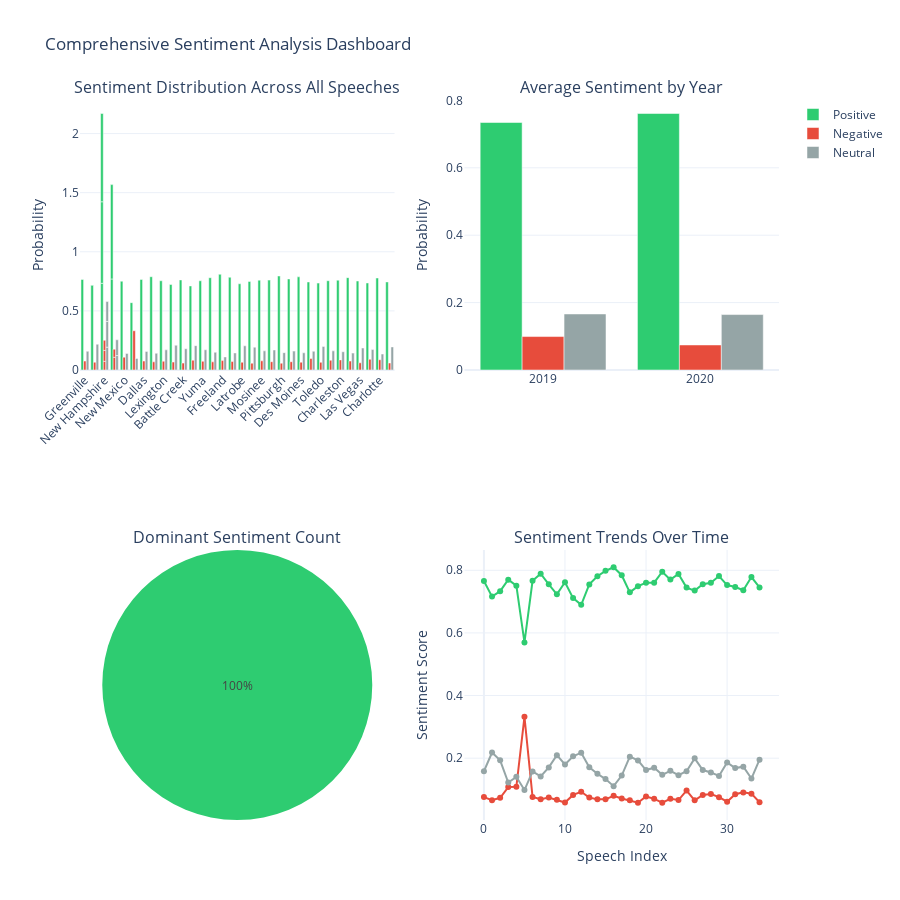

The notebook cell saved with this chart:
### Markdown cell above
## Interactive Sentiment Dashboard

Creating comprehensive visualizations to explore sentiment patterns across all speeches.

### Code cell
# Create comprehensive sentiment visualization
fig = make_subplots(
    rows=2, cols=2,
    subplot_titles=('Sentiment Distribution Across All Speeches',
                    'Average Sentiment by Year',
                    'Dominant Sentiment Count',
                    'Sentiment Trends Over Time'),
    specs=[[{"type": "bar"}, {"type": "bar"}],
           [{"type": "pie"}, {"type": "scatter"}]]
)

# 1. Overall sentiment distribution (stacked bar)
fig.add_trace(
    go.Bar(name='Positive', x=sentiment_df['location'], y=sentiment_df['positive'],
           marker_color='#2ecc71', showlegend=True),
    row=1, col=1
)
fig.add_trace(
    go.Bar(name='Negative', x=sentiment_df['location'], y=sentiment_df['negative'],
           marker_color='#e74c3c', showlegend=True),
    row=1, col=1
)
fig.add_trace(
    go.Bar(name='Neutral', x=sentiment_df['location'], y=sentiment_df['neutral'],
           marker_color='#95a5a6', showlegend=True),
    row=1, col=1
)

# 2. Average sentiment by year
year_avg = sentiment_df.groupby('year')[['positive', 'negative', 'neutral']].mean()
fig.add_trace(
    go.Bar(name='Positive', x=year_avg.index, y=year_avg['positive'],
           marker_color='#2ecc71', showlegend=False),
    row=1, col=2
)
fig.add_trace(
    go.Bar(name='Negative', x=year_avg.index, y=year_avg['negative'],
           marker_color='#e74c3c', showlegend=False),
    row=1, col=2
)
fig.add_trace(
    go.Bar(name='Neutral', x=year_avg.index, y=year_avg['neutral'],
           marker_color='#95a5a6', showlegend=False),
    row=1, col=2
)

# 3. Dominant sentiment pie chart
sentiment_counts = sentiment_df['dominant_sentiment'].value_counts()
fig.add_trace(
    go.Pie(labels=sentiment_counts.index, values=sentiment_counts.values,
           marker=dict(colors=['#2ecc71', '#e74c3c', '#95a5a6']),
           showlegend=False),
    row=2, col=1
)

# 4. Sentiment timeline
fig.add_trace(
    go.Scatter(x=sentiment_df['speech_idx'], y=sentiment_df['positive'],
               mode='lines+markers', name='Positive',
               line=dict(color='#2ecc71', width=2), showlegend=False),
    row=2, col=2
)
fig.add_trace(
    go.Scatter(x=sentiment_df['speech_idx'], y=sentiment_df['negative'],
               mode='lines+markers', name='Negative',
               line=dict(color='#e74c3c', width=2), showlegend=False),
    row=2, col=2
)
fig.add_trace(
    go.Scatter(x=sentiment_df['speech_idx'], y=sentiment_df['neutral'],
               mode='lines+markers', name='Neutral',
               line=dict(color='#95a5a6', width=2), showlegend=False),
    row=2, col=2
)

# Update layout
fig.update_layout(
    height=900,
    title_text="Comprehensive Sentiment Analysis Dashboard",
    showlegend=True,
    barmode='group',
    template='plotly_white'
)

fig.update_xaxes(tickangle=-45, row=1, col=1)
fig.update_yaxes(title_text="Probability", row=1, col=1)
fig.update_yaxes(title_text="Probability", row=1, col=2)
fig.update_yaxes(title_text="Sentiment Score", row=2, col=2)
fig.update_xaxes(title_text="Speech Index", row=2, col=2)

fig.show()

### Figure 1 — Plotly figure (JSON) as saved in the notebook; plotly's stock layout.template omitted (floating-point values rounded to 4 significant figures)
{"data": [{"marker": {"color": "#2ecc71"}, "name": "Positive", "showlegend": true, "type": "bar", "x": ["Greenville", "Cincinnati", "New Hampshire", "Fayetteville", "New Mexico", "Texas", "Dallas", "Minneapolis", "Lexington", "Tupelo", "Battle Creek", "Hershey", "New Hampshire", "Yuma", "Bemidji", "Fayetteville", "Freeland", "Henderson", "Latrobe", "Minden", "Mosinee", "Ohio", "Pittsburgh", "Salem", "Des Moines", "Milwaukee", "Toledo", "Wildwood", "Charleston", "Colorador Springs", "Las Vegas", "New Hampshire", "Phoenix", "Charlotte", "Tulsa"], "xaxis": "x", "y": [0.766, 0.716, 0.7333, 0.77, 0.7509, 0.5697, 0.7665, 0.7892, 0.7551, 0.7234, 0.762, 0.7112, 0.6898, 0.7549, 0.7809, 0.7982, 0.8097, 0.7843, 0.7295, 0.7492, 0.7602, 0.7603, 0.7954, 0.7702, 0.7881, 0.7448, 0.7351, 0.7554, 0.7599, 0.7814, 0.7528, 0.7467, 0.7364, 0.7783, 0.7453], "yaxis": "y"}, {"marker": {"color": "#e74c3c"}, "name": "Negative", "showlegend": true, "type": "bar", "x": ["Greenville", "Cincinnati", "New Hampshire", "Fayetteville", "New Mexico", "Texas", "Dallas", "Minneapolis", "Lexington", "Tupelo", "Battle Creek", "Hershey", "New Hampshire", "Yuma", "Bemidji", "Fayetteville", "Freeland", "Henderson", "Latrobe", "Minden", "Mosinee", "Ohio", "Pittsburgh", "Salem", "Des Moines", "Milwaukee", "Toledo", "Wildwood", "Charleston", "Colorador Springs", "Las Vegas", "New Hampshire", "Phoenix", "Charlotte", "Tulsa"], "xaxis": "x", "y": [0.07576, 0.06597, 0.07347, 0.1076, 0.1087, 0.3322, 0.07595, 0.06922, 0.07433, 0.06705, 0.0583, 0.08268, 0.09261, 0.07405, 0.06887, 0.06851, 0.07968, 0.07132, 0.06565, 0.05785, 0.07776, 0.07021, 0.05767, 0.07011, 0.0663, 0.09681, 0.06543, 0.08255, 0.08554, 0.07552, 0.06109, 0.08498, 0.09077, 0.08663, 0.05942], "yaxis": "y"}, {"marker": {"color": "#95a5a6"}, "name": "Neutral", "showlegend": true, "type": "bar", "x": ["Greenville", "Cincinnati", "New Hampshire", "Fayetteville", "New Mexico", "Texas", "Dallas", "Minneapolis", "Lexington", "Tupelo", "Battle Creek", "Hershey", "New Hampshire", "Yuma", "Bemidji", "Fayetteville", "Freeland", "Henderson", "Latrobe", "Minden", "Mosinee", "Ohio", "Pittsburgh", "Salem", "Des Moines", "Milwaukee", "Toledo", "Wildwood", "Charleston", "Colorador Springs", "Las Vegas", "New Hampshire", "Phoenix", "Charlotte", "Tulsa"], "xaxis": "x", "y": [0.1582, 0.2181, 0.1932, 0.1224, 0.1405, 0.09808, 0.1575, 0.1416, 0.1706, 0.2095, 0.1797, 0.2061, 0.2175, 0.171, 0.1502, 0.1332, 0.1107, 0.1444, 0.2048, 0.193, 0.162, 0.1695, 0.1469, 0.1597, 0.1456, 0.1584, 0.1994, 0.162, 0.1545, 0.1431, 0.1861, 0.1684, 0.1728, 0.1351, 0.1953], "yaxis": "y"}, {"marker": {"color": "#2ecc71"}, "name": "Positive", "showlegend": false, "type": "bar", "x": ["2019", "2020"], "xaxis": "x2", "y": [0.7344, 0.7612], "yaxis": "y2"}, {"marker": {"color": "#e74c3c"}, "name": "Negative", "showlegend": false, "type": "bar", "x": ["2019", "2020"], "xaxis": "x2", "y": [0.09926, 0.07432], "yaxis": "y2"}, {"marker": {"color": "#95a5a6"}, "name": "Neutral", "showlegend": false, "type": "bar", "x": ["2019", "2020"], "xaxis": "x2", "y": [0.1663, 0.1645], "yaxis": "y2"}, {"domain": {"x": [0, 0.45], "y": [0, 0.375]}, "labels": ["neutral"], "marker": {"colors": ["#2ecc71", "#e74c3c", "#95a5a6"]}, "showlegend": false, "type": "pie", "values": [35]}, {"line": {"color": "#2ecc71", "width": 2}, "mode": "lines+markers", "name": "Positive", "showlegend": false, "type": "scatter", "x": [0, 1, 2, 3, 4, 5, 6, 7, 8, 9, 10, 11, 12, 13, 14, 15, 16, 17, 18, 19, 20, 21, 22, 23, 24, 25, 26, 27, 28, 29, 30, 31, 32, 33, 34], "xaxis": "x3", "y": [0.766, 0.716, 0.7333, 0.77, 0.7509, 0.5697, 0.7665, 0.7892, 0.7551, 0.7234, 0.762, 0.7112, 0.6898, 0.7549, 0.7809, 0.7982, 0.8097, 0.7843, 0.7295, 0.7492, 0.7602, 0.7603, 0.7954, 0.7702, 0.7881, 0.7448, 0.7351, 0.7554, 0.7599, 0.7814, 0.7528, 0.7467, 0.7364, 0.7783, 0.7453], "yaxis": "y3"}, {"line": {"color": "#e74c3c", "width": 2}, "mode": "lines+markers", "name": "Negative", "showlegend": false, "type": "scatter", "x": [0, 1, 2, 3, 4, 5, 6, 7, 8, 9, 10, 11, 12, 13, 14, 15, 16, 17, 18, 19, 20, 21, 22, 23, 24, 25, 26, 27, 28, 29, 30, 31, 32, 33, 34], "xaxis": "x3", "y": [0.07576, 0.06597, 0.07347, 0.1076, 0.1087, 0.3322, 0.07595, 0.06922, 0.07433, 0.06705, 0.0583, 0.08268, 0.09261, 0.07405, 0.06887, 0.06851, 0.07968, 0.07132, 0.06565, 0.05785, 0.07776, 0.07021, 0.05767, 0.07011, 0.0663, 0.09681, 0.06543, 0.08255, 0.08554, 0.07552, 0.06109, 0.08498, 0.09077, 0.08663, 0.05942], "yaxis": "y3"}, {"line": {"color": "#95a5a6", "width": 2}, "mode": "lines+markers", "name": "Neutral", "showlegend": false, "type": "scatter", "x": [0, 1, 2, 3, 4, 5, 6, 7, 8, 9, 10, 11, 12, 13, 14, 15, 16, 17, 18, 19, 20, 21, 22, 23, 24, 25, 26, 27, 28, 29, 30, 31, 32, 33, 34], "xaxis": "x3", "y": [0.1582, 0.2181, 0.1932, 0.1224, 0.1405, 0.09808, 0.1575, 0.1416, 0.1706, 0.2095, 0.1797, 0.2061, 0.2175, 0.171, 0.1502, 0.1332, 0.1107, 0.1444, 0.2048, 0.193, 0.162, 0.1695, 0.1469, 0.1597, 0.1456, 0.1584, 0.1994, 0.162, 0.1545, 0.1431, 0.1861, 0.1684, 0.1728, 0.1351, 0.1953], "yaxis": "y3"}], "layout": {"annotations": [{"font": {"size": 16}, "showarrow": false, "text": "Sentiment Distribution Across All Speeches", "x": 0.225, "xanchor": "center", "xref": "paper", "y": 1, "yanchor": "bottom", "yref": "paper"}, {"font": {"size": 16}, "showarrow": false, "text": "Average Sentiment by Year", "x": 0.775, "xanchor": "center", "xref": "paper", "y": 1, "yanchor": "bottom", "yref": "paper"}, {"font": {"size": 16}, "showarrow": false, "text": "Dominant Sentiment Count", "x": 0.225, "xanchor": "center", "xref": "paper", "y": 0.375, "yanchor": "bottom", "yref": "paper"}, {"font": {"size": 16}, "showarrow": false, "text": "Sentiment Trends Over Time", "x": 0.775, "xanchor": "center", "xref": "paper", "y": 0.375, "yanchor": "bottom", "yref": "paper"}], "barmode": "group", "height": 900, "showlegend": true, "title": {"text": "Comprehensive Sentiment Analysis Dashboard"}, "xaxis": {"anchor": "y", "domain": [0, 0.45], "tickangle": -45}, "xaxis2": {"anchor": "y2", "domain": [0.55, 1]}, "xaxis3": {"anchor": "y3", "domain": [0.55, 1], "title": {"text": "Speech Index"}}, "yaxis": {"anchor": "x", "domain": [0.625, 1], "title": {"text": "Probability"}}, "yaxis2": {"anchor": "x2", "domain": [0.625, 1], "title": {"text": "Probability"}}, "yaxis3": {"anchor": "x3", "domain": [0, 0.375], "title": {"text": "Sentiment Score"}}}}
